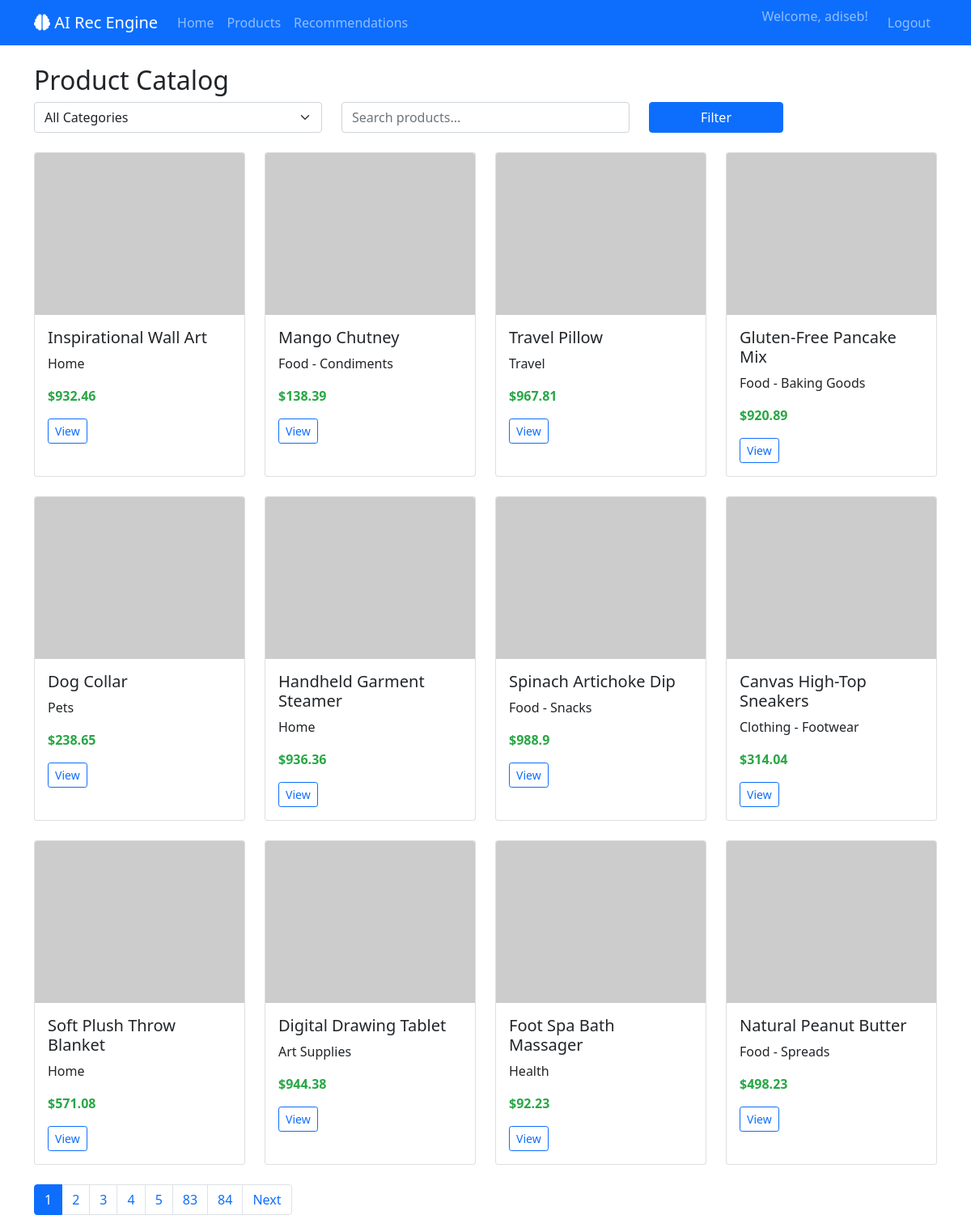
The page /products (signed in) on the database its author committed.
### app.py (models this page shows)
class Product(db.Model):
    id = db.Column(db.Integer, primary_key=True)
    product_id = db.Column(db.Integer, unique=True, nullable=False)
    product_name = db.Column(db.String(200), nullable=False)
    category = db.Column(db.String(100), nullable=False)
    subcategory = db.Column(db.String(100), nullable=False)
    price = db.Column(db.Float, nullable=False)
    quantity_in_stock = db.Column(db.Integer, nullable=False)
    manufacturer = db.Column(db.String(100), nullable=False)
    description = db.Column(db.Text, nullable=False)
    weight = db.Column(db.Float, nullable=False)
    dimensions = db.Column(db.String(200), nullable=False)
    release_date = db.Column(db.String(20), nullable=False)
    rating = db.Column(db.Float, nullable=False)
    is_featured = db.Column(db.Boolean, default=False)
    is_on_sale = db.Column(db.Boolean, default=False)
    sale_price = db.Column(db.Float, nullable=False)
    image_url = db.Column(db.String(500), nullable=False)
    interactions = db.relationship('UserInteraction', backref='product', lazy=True)

### app.py (the view)
@app.route('/products')
def products():
    if 'user_id' not in session:
        return redirect(url_for('login'))
    category = request.args.get('category', '')
    search = request.args.get('search', '')
    query = Product.query
    if category:
        query = query.filter_by(category=category)
    if search:
        query = query.filter(Product.product_name.contains(search))
    products = query.paginate(page=request.args.get('page', 1, type=int), per_page=12)
    categories = db.session.query(Product.category).distinct().all()
    categories = [cat[0] for cat in categories]
    return render_template('products.html', products=products, categories=categories)

### templates/products.html (shortened to what this page needs)
{% extends "base.html" %}
{% block content %}
<h2>Product Catalog</h2>
<form class="row mb-4" method="get">
    <div class="col-md-4">
        <select class="form-select" name="category" onchange="this.form.submit()">
            <option value="">All Categories</option>
        </select>
    </div>
    <div class="col-md-4">
        <input type="text" class="form-control" name="search" placeholder="Search products..." value="{{ request.args.get('search', '') }}">
    </div>
    <div class="col-md-2">
        <button type="submit" class="btn btn-primary w-100">Filter</button>
    </div>
</form>
<div class="row">
    {% for product in products.items %}
    <div class="col-md-3 mb-4">
        <div class="card product-card">
            <img src="{{ product.image_url or url_for('static', filename='default.png') }}" class="card-img-top product-image" alt="{{ product.product_name }}">
            <div class="card-body">
                <h5 class="card-title">{{ product.product_name }}</h5>
                <p class="card-text">{{ product.category }}</p>
                <p class="price">${{ product.price }}</p>
                <a href="{{ url_for('product_detail', product_id=product.product_id) }}" class="btn btn-outline-primary btn-sm">View</a>
            </div>
        </div>
    </div>
    {% endfor %}
</div>
<nav>
    <ul class="pagination">
        {% for page_num in products.iter_pages() %}
        {% if page_num %}
        <li class="page-item {% if products.page == page_num %}active{% endif %}">
            <a class="page-link" href="{{ url_for('products', page=page_num, category=request.args.get('category'), search=request.args.get('search')) }}">{{ page_num }}</a>
        </li>
        {% endif %}
        {% endfor %}
        {% if products.has_next %}
        <li class="page-item">
            <a class="page-link" href="{{ url_for('products', page=products.next_num, category=request.args.get('category'), search=request.args.get('search')) }}">Next</a>
        </li>
        {% endif %}
    </ul>
</nav>
{% endblock %}

### templates/base.html (shortened to what this page needs)
<!DOCTYPE html>
<html lang="en">
<head>
    <link href="https://cdn.jsdelivr.net/npm/bootstrap@5.1.3/dist/css/bootstrap.min.css" rel="stylesheet">
    <link href="https://cdnjs.cloudflare.com/ajax/libs/font-awesome/6.0.0/css/all.min.css" rel="stylesheet">
</head>
<body>
    <nav class="navbar navbar-expand-lg navbar-dark bg-primary">
        <div class="container">
            <a class="navbar-brand" href="{{ url_for('index') }}">
                <i class="fas fa-brain"></i> AI Rec Engine
            </a>
            <div class="collapse navbar-collapse" id="navbarNav">
                <ul class="navbar-nav me-auto">
                    {% if session.user_id %}
                    <li class="nav-item">
                        <a class="nav-link" href="{{ url_for('index') }}">Home</a>
                    </li>
                    <li class="nav-item">
                        <a class="nav-link" href="{{ url_for('products') }}">Products</a>
                    </li>
                    <li class="nav-item">
                        <a class="nav-link" href="{{ url_for('recommendations') }}">Recommendations</a>
                    </li>
                    {% endif %}
                </ul>
                <ul class="navbar-nav">
                    {% if session.user_id %}
                    <li class="nav-item">
                        <span class="navbar-text me-3">
                            Welcome, {{ session.username }}!
                        </span>
                    </li>
                    <li class="nav-item">
                        <a class="nav-link" href="{{ url_for('logout') }}">Logout</a>
                    </li>
                    {% endif %}
                </ul>
            </div>
        </div>
    </nav>
    <div class="container mt-4">
        {% block content %}{% endblock %}
    </div>
</body>
</html>

### templates/base.html (style rules this page uses)
.product-card { transition: transform 0.2s; height: 100%; }
.product-image { height: 200px; object-fit: cover; }
.price { font-weight: bold; color: #28a745; }

### rows shown on the page
Product: product_name "Inspirational Wall Art", category "Home", price "932.46"
Product: product_name "Mango Chutney", category "Food - Condiments", price "138.39"
Product: product_name "Travel Pillow", category "Travel", price "967.81"
Product: product_name "Gluten-Free Pancake Mix", category "Food - Baking Goods", price "920.89"
Product: product_name "Dog Collar", category "Pets", price "238.65"
Product: product_name "Handheld Garment Steamer", category "Home", price "936.36"
Product: product_name "Spinach Artichoke Dip", category "Food - Snacks", price "988.9"
Product: product_name "Canvas High-Top Sneakers", category "Clothing - Footwear", price "314.04"
Product: product_name "Soft Plush Throw Blanket", category "Home", price "571.08"
Product: product_name "Digital Drawing Tablet", category "Art Supplies", price "944.38"
Product: product_name "Foot Spa Bath Massager", category "Health", price "92.23"
Product: product_name "Natural Peanut Butter", category "Food - Spreads", price "498.23"

### other values the page prints
{{ session.username }} "adiseb"
{{ page_num }} "1" "2" "3" "4" "5" "83" "84"
